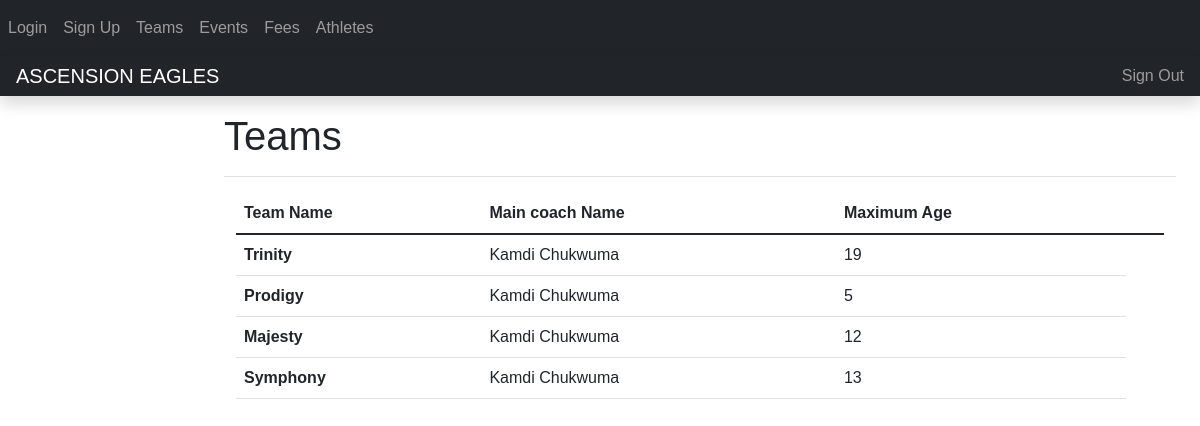
The app's page /teams (signed in) with its own data.
### app.py (models this page shows)
class Team_Details(db.Model):
    team_id = db.Column(db.Integer, primary_key= True)
    coach_id = db.Column(db.Integer)
    team_name= db.Column(db.String(20), nullable= False)
    max_age = db.Column(db.Integer, nullable=True)

### app.py (the view, shortened to what this page needs)
@app.route('/teams', methods=['GET','POST'])
@login_required
def view_teams():
    team_names = {}
    coaches = {}
    query = db.engine.execute("SELECT team__details.team_id, team__details.max_age, team__details.team_name, user.firstName, user.surname FROM team__details, user WHERE user.id == team__details.coach_id ")
    for team in query:
        team_names[team[0]] = [team[1], team[2], team[3] + " " + team[4]]
    query = db.engine.execute('SELECT user.id, user.firstName, user.surname FROM user WHERE user.usertype > {}'.format(0))
    coaches = {}
    for coach in query:
        coaches[coach[0]] = [coach[1]+ " "+ coach[2]]
    if -1 < current_user.usertype < 4:
        return render_template('teams.html', team_names = team_names, coaches = coaches)

### app.py (called while the page is built)
@login_manager.user_loader
def load_user(user_id):
    return User.query.get(user_id)

### templates/teams.html (shortened to what this page needs)
{% extends "base.html" %}
{% block head %}
<link rel="stylesheet" href="{{ url_for('static',filename='css/main.css') }}">
{% endblock %}
{% block body %}
<body>
  <nav class= "navbar navbar-expand-lg navbar-dark bg-dark">
      <div class="collapse navbar-collapse" id="navbar">
        <div class= "navbar-nav">
          <a class="nav_item nav-link" id="login" href="/login">Login</a>
          <a class="nav_item nav-link" id="signup" href="/signup">Sign Up</a>
          <a class="nav_item nav-link" id="teams" href="/teams">Teams</a>
		  <a class="nav_item nav-link" id="events" href="/events">Events</a>
		  <a class="nav_item nav-link" id="fees" href="/fees">Fees</a>
      <a class="nav_item nav-link" id="athletes" href="/athletes">Athletes</a>
        </div>
      </div>
  </nav>
</body>
<header class="navbar navbar-dark sticky-top bg-dark flex-md-nowrap p-0 shadow">
    <a class="navbar-brand col-md-3 col-lg-2 me-0 px-3" href="#">ASCENSION EAGLES</a>
    <div class="navbar-nav">
      <div class="nav-item text-nowrap">
        <a class="nav-link px-3" href="/login">Sign Out</a>
      </div>
    </div>
  </header>
      <main class="col-md-9 ms-sm-auto col-lg-10 px-md-4">
        <div class="d-flex justify-content-between flex-wrap flex-md-nowrap align-items-center pt-3 pb-2 mb-3 border-bottom">
          <h1 align= "center">Teams</h1>
        </div>
        <div class="container">
          <table class="table">
            <thead>
              <tr>
                <th scope="col">Team Name</th>
                <th scope="col">Main coach Name</th>
                <th scope="col">Maximum Age</th>
                <th scope= "col"></th>
              </tr>
            </thead>
            <tbody>
              {% for team in team_names %}
              <tr>
                <th scope="row">{{ team_names[team][1] }}</th>
                <td>{{ team_names[team][2] }}</td>
                <td>{{team_names[team][0]}}</td>
              </tr>
              {% endfor %}
            </tbody>
          </table>
        </div>
      </main>
  {% endblock %}

### static/css/main.css (style rules this page uses)
body { font-family: Helvetica }

### records on screen
Team_Details: team_name "Trinity"
Team_Details: team_name "Prodigy"
Team_Details: team_name "Majesty"
Team_Details: team_name "Symphony"

### other values on screen
{{ team_names[team][2] }} "Kamdi Chukwuma" "Kamdi Chukwuma" "Kamdi Chukwuma" "Kamdi Chukwuma"
{{ team_names[team][0] }} "19" "5" "12" "13"
